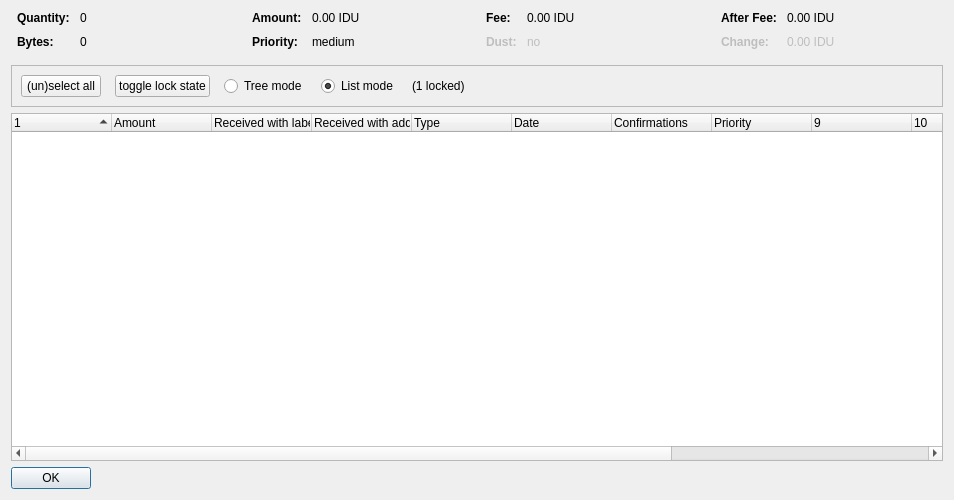
<?xml version="1.0" encoding="UTF-8"?>
<ui version="4.0">
 <class>CoinControlDialog</class>
 <widget class="QDialog" name="CoinControlDialog">
  <property name="geometry">
   <rect>
    <x>0</x>
    <y>0</y>
    <width>954</width>
    <height>500</height>
   </rect>
  </property>
  <property name="windowTitle">
   <string>Coin Selection</string>
  </property>
  <layout class="QVBoxLayout" name="verticalLayout">
   <item>
    <layout class="QHBoxLayout" name="horizontalLayoutTop" stretch="0,0,0,0">
     <property name="topMargin">
      <number>0</number>
     </property>
     <property name="bottomMargin">
      <number>10</number>
     </property>
     <item>
      <layout class="QFormLayout" name="formLayoutCoinControl1">
       <property name="horizontalSpacing">
        <number>10</number>
       </property>
       <property name="verticalSpacing">
        <number>10</number>
       </property>
       <property name="leftMargin">
        <number>6</number>
       </property>
       <property name="rightMargin">
        <number>6</number>
       </property>
       <item row="0" column="0">
        <widget class="QLabel" name="labelCoinControlQuantityText">
         <property name="font">
          <font>
           <weight>75</weight>
           <bold>true</bold>
          </font>
         </property>
         <property name="text">
          <string>Quantity:</string>
         </property>
        </widget>
       </item>
       <item row="0" column="1">
        <widget class="QLabel" name="labelCoinControlQuantity">
         <property name="cursor">
          <cursorShape>IBeamCursor</cursorShape>
         </property>
         <property name="contextMenuPolicy">
          <enum>Qt::ActionsContextMenu</enum>
         </property>
         <property name="text">
          <string notr="true">0</string>
         </property>
         <property name="textInteractionFlags">
          <set>Qt::LinksAccessibleByMouse|Qt::TextSelectableByKeyboard|Qt::TextSelectableByMouse</set>
         </property>
        </widget>
       </item>
       <item row="1" column="0">
        <widget class="QLabel" name="labelCoinControlBytesText">
         <property name="font">
          <font>
           <weight>75</weight>
           <bold>true</bold>
          </font>
         </property>
         <property name="text">
          <string>Bytes:</string>
         </property>
        </widget>
       </item>
       <item row="1" column="1">
        <widget class="QLabel" name="labelCoinControlBytes">
         <property name="cursor">
          <cursorShape>IBeamCursor</cursorShape>
         </property>
         <property name="contextMenuPolicy">
          <enum>Qt::ActionsContextMenu</enum>
         </property>
         <property name="text">
          <string notr="true">0</string>
         </property>
         <property name="textInteractionFlags">
          <set>Qt::LinksAccessibleByMouse|Qt::TextSelectableByKeyboard|Qt::TextSelectableByMouse</set>
         </property>
        </widget>
       </item>
      </layout>
     </item>
     <item>
      <layout class="QFormLayout" name="formLayoutCoinControl2">
       <property name="horizontalSpacing">
        <number>10</number>
       </property>
       <property name="verticalSpacing">
        <number>10</number>
       </property>
       <property name="leftMargin">
        <number>6</number>
       </property>
       <property name="rightMargin">
        <number>6</number>
       </property>
       <item row="0" column="0">
        <widget class="QLabel" name="labelCoinControlAmountText">
         <property name="font">
          <font>
           <weight>75</weight>
           <bold>true</bold>
          </font>
         </property>
         <property name="text">
          <string>Amount:</string>
         </property>
        </widget>
       </item>
       <item row="0" column="1">
        <widget class="QLabel" name="labelCoinControlAmount">
         <property name="cursor">
          <cursorShape>IBeamCursor</cursorShape>
         </property>
         <property name="contextMenuPolicy">
          <enum>Qt::ActionsContextMenu</enum>
         </property>
         <property name="text">
          <string notr="true">0.00 IDU</string>
         </property>
         <property name="textInteractionFlags">
          <set>Qt::LinksAccessibleByMouse|Qt::TextSelectableByKeyboard|Qt::TextSelectableByMouse</set>
         </property>
        </widget>
       </item>
       <item row="1" column="0">
        <widget class="QLabel" name="labelCoinControlPriorityText">
         <property name="font">
          <font>
           <weight>75</weight>
           <bold>true</bold>
          </font>
         </property>
         <property name="text">
          <string>Priority:</string>
         </property>
        </widget>
       </item>
       <item row="1" column="1">
        <widget class="QLabel" name="labelCoinControlPriority">
         <property name="cursor">
          <cursorShape>IBeamCursor</cursorShape>
         </property>
         <property name="contextMenuPolicy">
          <enum>Qt::ActionsContextMenu</enum>
         </property>
         <property name="text">
          <string>medium</string>
         </property>
         <property name="textInteractionFlags">
          <set>Qt::LinksAccessibleByMouse|Qt::TextSelectableByKeyboard|Qt::TextSelectableByMouse</set>
         </property>
        </widget>
       </item>
      </layout>
     </item>
     <item>
      <layout class="QFormLayout" name="formLayoutCoinControl3">
       <property name="horizontalSpacing">
        <number>10</number>
       </property>
       <property name="verticalSpacing">
        <number>10</number>
       </property>
       <property name="leftMargin">
        <number>6</number>
       </property>
       <property name="rightMargin">
        <number>6</number>
       </property>
       <item row="0" column="0">
        <widget class="QLabel" name="labelCoinControlFeeText">
         <property name="font">
          <font>
           <weight>75</weight>
           <bold>true</bold>
          </font>
         </property>
         <property name="text">
          <string>Fee:</string>
         </property>
        </widget>
       </item>
       <item row="0" column="1">
        <widget class="QLabel" name="labelCoinControlFee">
         <property name="cursor">
          <cursorShape>IBeamCursor</cursorShape>
         </property>
         <property name="contextMenuPolicy">
          <enum>Qt::ActionsContextMenu</enum>
         </property>
         <property name="text">
          <string notr="true">0.00 IDU</string>
         </property>
         <property name="textInteractionFlags">
          <set>Qt::LinksAccessibleByMouse|Qt::TextSelectableByKeyboard|Qt::TextSelectableByMouse</set>
         </property>
        </widget>
       </item>
       <item row="1" column="0">
        <widget class="QLabel" name="labelCoinControlLowOutputText">
         <property name="enabled">
          <bool>false</bool>
         </property>
         <property name="font">
          <font>
           <weight>75</weight>
           <bold>true</bold>
          </font>
         </property>
         <property name="text">
          <string>Dust:</string>
         </property>
        </widget>
       </item>
       <item row="1" column="1">
        <widget class="QLabel" name="labelCoinControlLowOutput">
         <property name="enabled">
          <bool>false</bool>
         </property>
         <property name="cursor">
          <cursorShape>IBeamCursor</cursorShape>
         </property>
         <property name="contextMenuPolicy">
          <enum>Qt::ActionsContextMenu</enum>
         </property>
         <property name="text">
          <string>no</string>
         </property>
         <property name="textInteractionFlags">
          <set>Qt::LinksAccessibleByMouse|Qt::TextSelectableByKeyboard|Qt::TextSelectableByMouse</set>
         </property>
        </widget>
       </item>
      </layout>
     </item>
     <item>
      <layout class="QFormLayout" name="formLayoutCoinControl4">
       <property name="horizontalSpacing">
        <number>10</number>
       </property>
       <property name="verticalSpacing">
        <number>10</number>
       </property>
       <property name="leftMargin">
        <number>6</number>
       </property>
       <property name="rightMargin">
        <number>6</number>
       </property>
       <item row="0" column="0">
        <widget class="QLabel" name="labelCoinControlAfterFeeText">
         <property name="font">
          <font>
           <weight>75</weight>
           <bold>true</bold>
          </font>
         </property>
         <property name="text">
          <string>After Fee:</string>
         </property>
        </widget>
       </item>
       <item row="0" column="1">
        <widget class="QLabel" name="labelCoinControlAfterFee">
         <property name="cursor">
          <cursorShape>IBeamCursor</cursorShape>
         </property>
         <property name="contextMenuPolicy">
          <enum>Qt::ActionsContextMenu</enum>
         </property>
         <property name="text">
          <string notr="true">0.00 IDU</string>
         </property>
         <property name="textInteractionFlags">
          <set>Qt::LinksAccessibleByMouse|Qt::TextSelectableByKeyboard|Qt::TextSelectableByMouse</set>
         </property>
        </widget>
       </item>
       <item row="1" column="0">
        <widget class="QLabel" name="labelCoinControlChangeText">
         <property name="enabled">
          <bool>false</bool>
         </property>
         <property name="font">
          <font>
           <weight>75</weight>
           <bold>true</bold>
          </font>
         </property>
         <property name="text">
          <string>Change:</string>
         </property>
        </widget>
       </item>
       <item row="1" column="1">
        <widget class="QLabel" name="labelCoinControlChange">
         <property name="enabled">
          <bool>false</bool>
         </property>
         <property name="cursor">
          <cursorShape>IBeamCursor</cursorShape>
         </property>
         <property name="contextMenuPolicy">
          <enum>Qt::ActionsContextMenu</enum>
         </property>
         <property name="text">
          <string notr="true">0.00 IDU</string>
         </property>
         <property name="textInteractionFlags">
          <set>Qt::LinksAccessibleByMouse|Qt::TextSelectableByKeyboard|Qt::TextSelectableByMouse</set>
         </property>
        </widget>
       </item>
      </layout>
     </item>
    </layout>
   </item>
   <item>
    <widget class="QFrame" name="frame">
     <property name="minimumSize">
      <size>
       <width>0</width>
       <height>40</height>
      </size>
     </property>
     <property name="frameShape">
      <enum>QFrame::StyledPanel</enum>
     </property>
     <property name="frameShadow">
      <enum>QFrame::Sunken</enum>
     </property>
     <layout class="QHBoxLayout" name="horizontalLayout">
      <item>
       <layout class="QHBoxLayout" name="horizontalLayoutPanel" stretch="0,0,0,0,0,0">
        <property name="spacing">
         <number>14</number>
        </property>
        <item>
         <widget class="QPushButton" name="pushButtonSelectAll">
          <property name="sizePolicy">
           <sizepolicy hsizetype="Maximum" vsizetype="Fixed">
            <horstretch>0</horstretch>
            <verstretch>0</verstretch>
           </sizepolicy>
          </property>
          <property name="text">
           <string>(un)select all</string>
          </property>
          <property name="autoDefault">
           <bool>false</bool>
          </property>
         </widget>
        </item>
        <item>
         <widget class="QPushButton" name="pushButtonToggleLock">
          <property name="sizePolicy">
           <sizepolicy hsizetype="Maximum" vsizetype="Fixed">
            <horstretch>0</horstretch>
            <verstretch>0</verstretch>
           </sizepolicy>
          </property>
          <property name="text">
           <string>toggle lock state</string>
          </property>
          <property name="autoDefault">
           <bool>false</bool>
          </property>
         </widget>
        </item>
        <item>
         <widget class="QRadioButton" name="radioTreeMode">
          <property name="sizePolicy">
           <sizepolicy hsizetype="Maximum" vsizetype="Fixed">
            <horstretch>0</horstretch>
            <verstretch>0</verstretch>
           </sizepolicy>
          </property>
          <property name="text">
           <string>Tree mode</string>
          </property>
         </widget>
        </item>
        <item>
         <widget class="QRadioButton" name="radioListMode">
          <property name="sizePolicy">
           <sizepolicy hsizetype="Maximum" vsizetype="Fixed">
            <horstretch>0</horstretch>
            <verstretch>0</verstretch>
           </sizepolicy>
          </property>
          <property name="text">
           <string>List mode</string>
          </property>
          <property name="checked">
           <bool>true</bool>
          </property>
         </widget>
        </item>
        <item>
         <widget class="QLabel" name="labelLocked">
          <property name="text">
           <string>(1 locked)</string>
          </property>
         </widget>
        </item>
        <item>
         <spacer name="horizontalSpacer">
          <property name="orientation">
           <enum>Qt::Horizontal</enum>
          </property>
          <property name="sizeHint" stdset="0">
           <size>
            <width>40</width>
            <height>20</height>
           </size>
          </property>
         </spacer>
        </item>
       </layout>
      </item>
     </layout>
    </widget>
   </item>
   <item>
    <widget class="CoinControlTreeWidget" name="treeWidget">
     <property name="contextMenuPolicy">
      <enum>Qt::CustomContextMenu</enum>
     </property>
     <property name="sortingEnabled">
      <bool>false</bool>
     </property>
     <property name="columnCount">
      <number>13</number>
     </property>
     <attribute name="headerShowSortIndicator" stdset="0">
      <bool>true</bool>
     </attribute>
     <attribute name="headerStretchLastSection">
      <bool>false</bool>
     </attribute>
     <column>
      <property name="text">
       <string/>
      </property>
     </column>
     <column>
      <property name="text">
       <string>Amount</string>
      </property>
     </column>
     <column>
      <property name="text">
       <string>Received with label</string>
      </property>
     </column>
     <column>
      <property name="text">
       <string>Received with address</string>
      </property>
     </column>
     <column>
      <property name="text">
       <string>Type</string>
      </property>
     </column>
     <column>
      <property name="text">
       <string>Date</string>
      </property>
     </column>
     <column>
      <property name="text">
       <string>Confirmations</string>
      </property>
      <property name="toolTip">
       <string>Confirmed</string>
      </property>
     </column>
     <column>
      <property name="text">
       <string>Priority</string>
      </property>
     </column>
     <column>
      <property name="text">
       <string/>
      </property>
     </column>
     <column>
      <property name="text">
       <string/>
      </property>
     </column>
     <column>
      <property name="text">
       <string/>
      </property>
     </column>
     <column>
      <property name="text">
       <string/>
      </property>
     </column>
     <column>
      <property name="text">
       <string/>
      </property>
     </column>
    </widget>
   </item>
   <item>
    <widget class="QDialogButtonBox" name="buttonBox">
     <property name="sizePolicy">
      <sizepolicy hsizetype="Maximum" vsizetype="Fixed">
       <horstretch>0</horstretch>
       <verstretch>0</verstretch>
      </sizepolicy>
     </property>
     <property name="orientation">
      <enum>Qt::Horizontal</enum>
     </property>
     <property name="standardButtons">
      <set>QDialogButtonBox::Ok</set>
     </property>
    </widget>
   </item>
  </layout>
 </widget>
 <customwidgets>
  <customwidget>
   <class>CoinControlTreeWidget</class>
   <extends>QTreeWidget</extends>
   <header>coincontroltreewidget.h</header>
  </customwidget>
 </customwidgets>
 <resources/>
 <connections/>
</ui>
